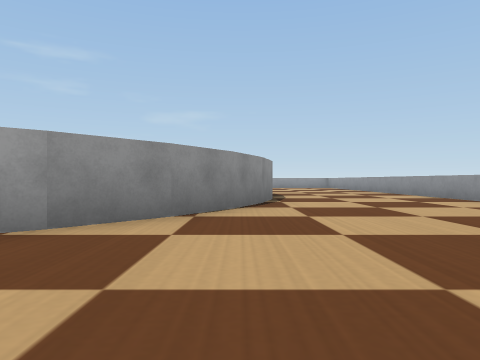
View 1 (above)

24 first-person views from a walk through a robot-simulator world made for Webots. The camera is 0.04 m above the floor, looks level and sees 70° across. The floor is counted in squares, 0.1 m on a side. Each view is taken from the middle of a square. On the plan, view 1 faces up. The plan holds only what a view shows up to about 9 squares ahead; the rest is blank. Robots are left out. Webots' stock objects and surfaces are drawn as simple stand-ins.

View 2
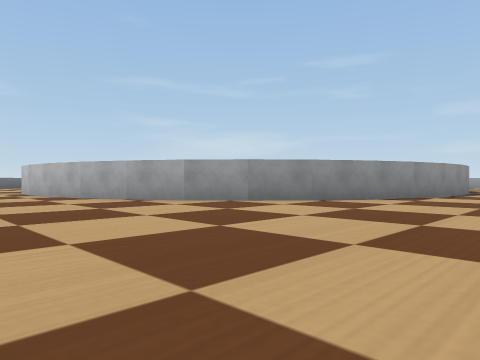

View 3
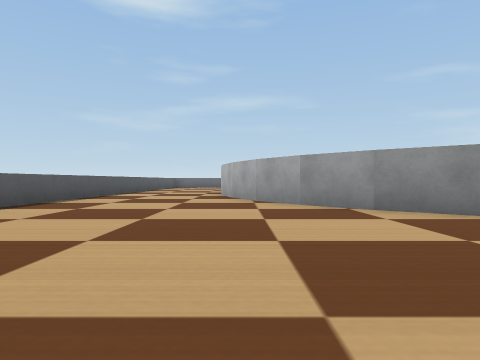

View 4
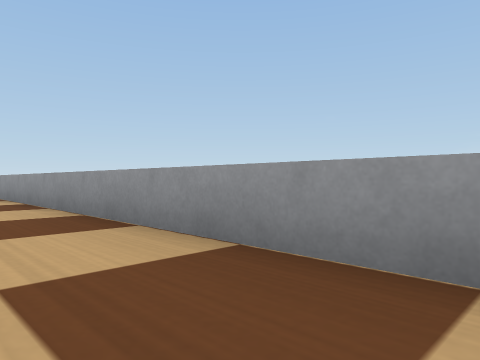

View 5
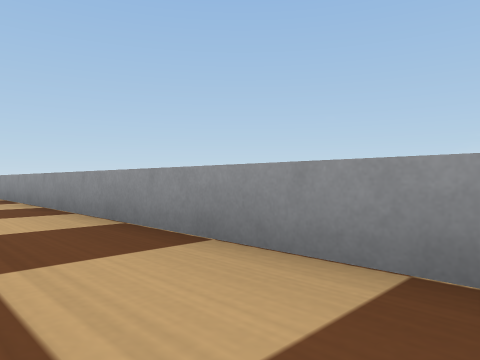

View 6
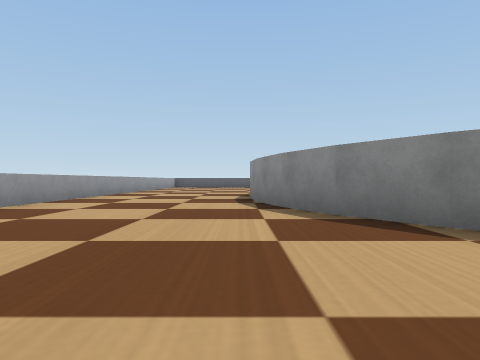

View 7
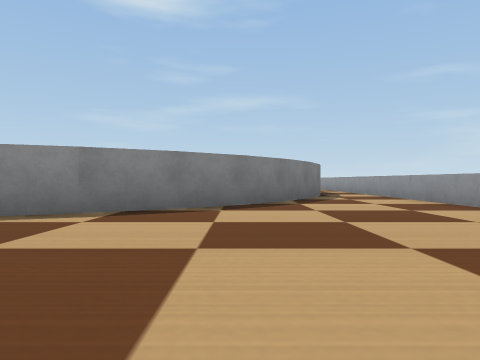

View 8
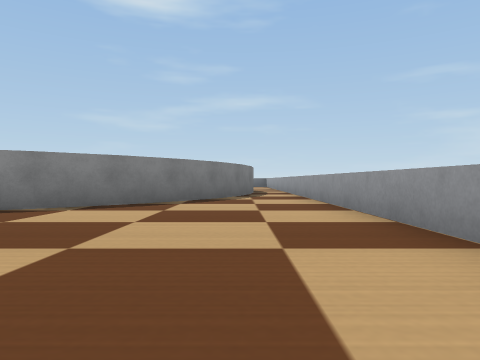

View 9
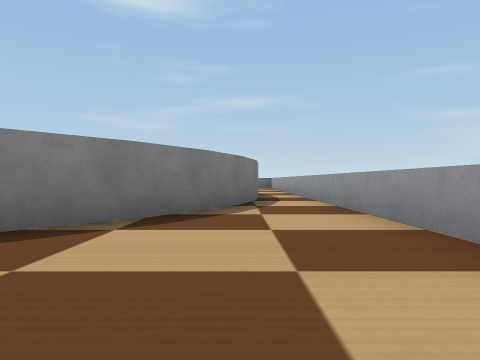

View 10
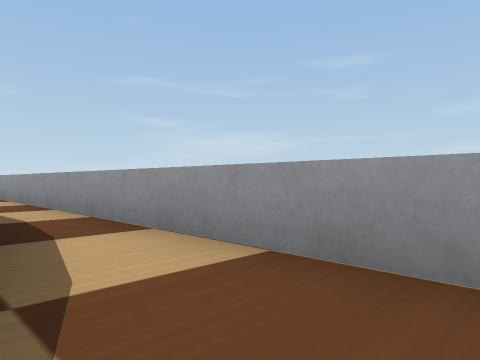

View 11
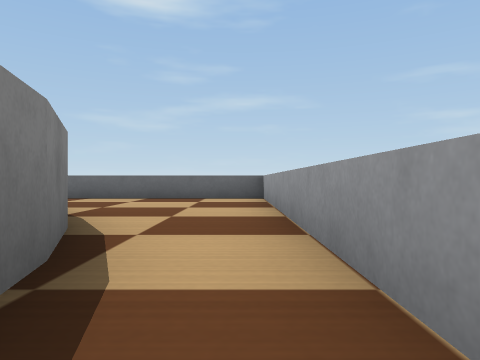

View 12
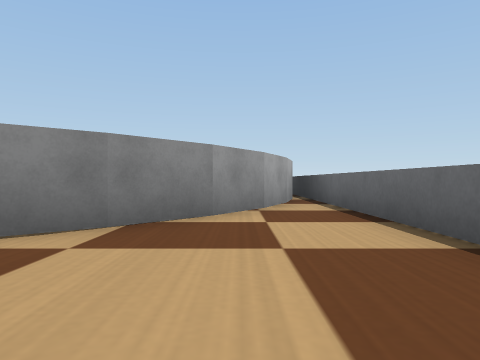

View 13
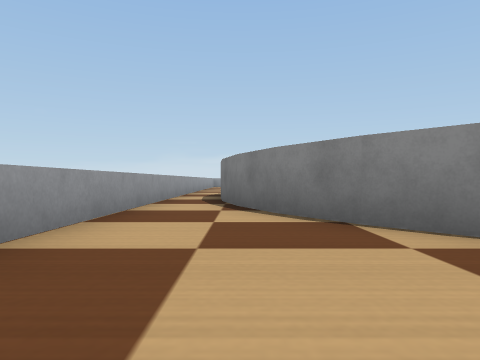

View 14
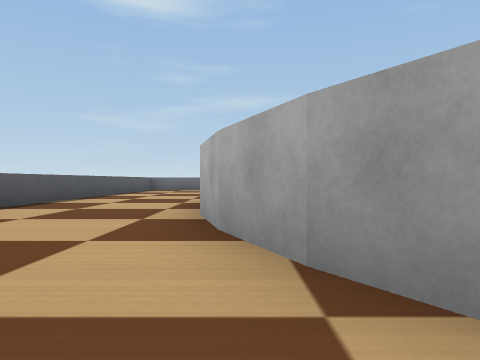

View 15
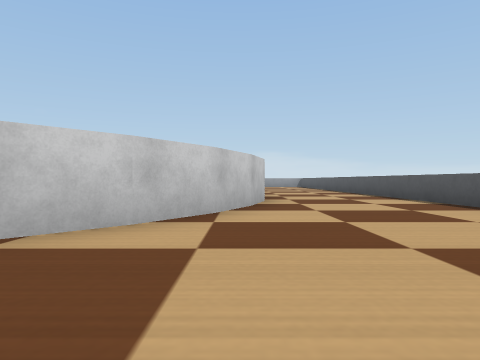

View 16
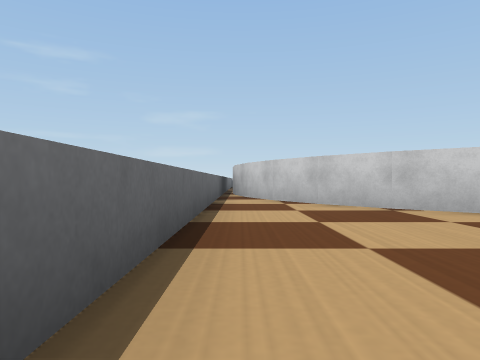

View 17
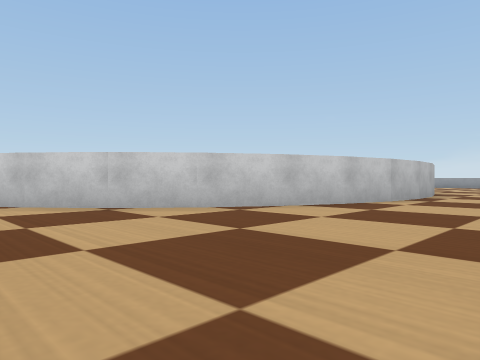

View 18
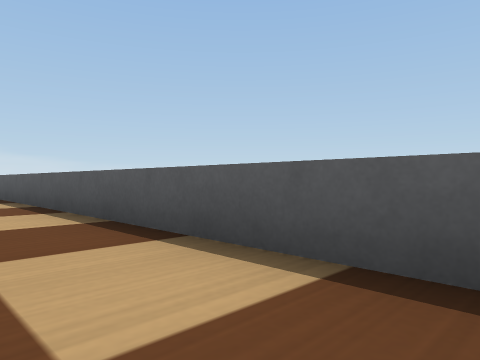

View 19
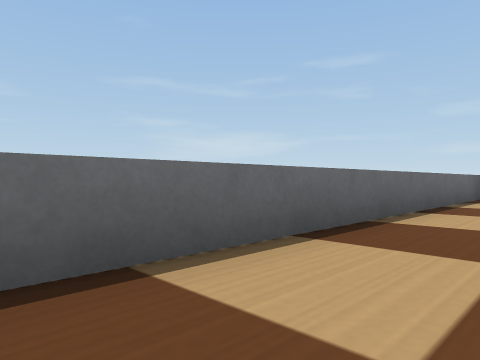

View 20
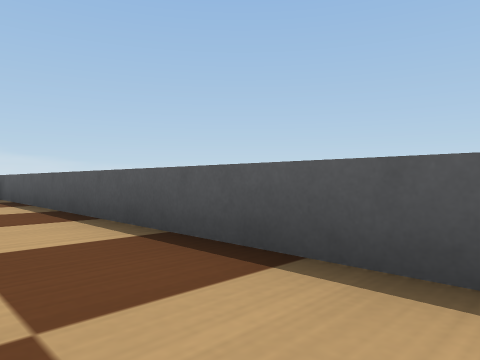

View 21
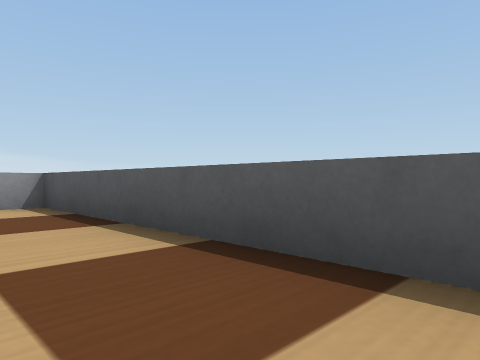

View 22
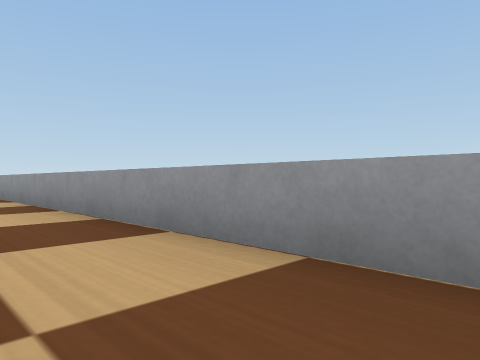

View 23
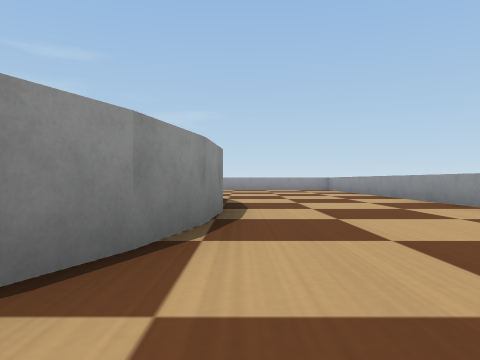

View 24
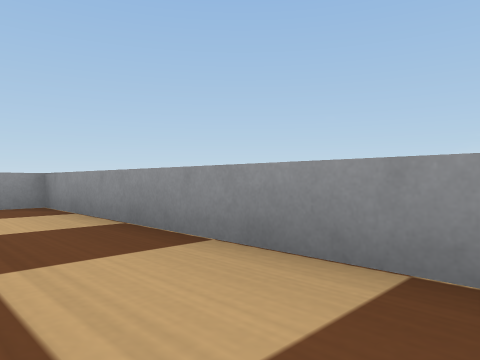

### Floor plan
Ten units are one square. View 1 is at (0, 0); x grows to the right and y downward. Boxes are objects, and circles mark ways between rooms. Rooms are numbered by the first view taken in them; rooms with no view inside come last. Other rooms are left out.
<svg viewBox="-160 -180 210 210">
<path fill="none" stroke="#000" d="M-7 -38 -16 -27M0 -49 -8 -37M-15 -28 -25 -19M4 -60 -1 -47M-24 -20 -36 -13M7 -72 4 -58M-35 -14 -48 -8M8 -85 7 -71M-47 -9 -60 -5M7 -97 8 -83M-59 -5 -72 -4 -86 -5M4 -110 7 -96M-1 -121 4 -108M-85 -5 -98 -8M-8 -132 -1 -120M-97 -8 -109 -13M-108 -13 -120 -20M-26 -150 -16 -141 -7 -131M-119 -20 -130 -29M-128 -27 -137 -37 -144 -49M-48 -161 -36 -156 -24 -149M19 -175 -105 -175M-59 -163 -47 -160M-143 -47 -148 -60M-72 -164 -62 -164M-97 -160 -85 -163 -76 -164M-155 -69 -155 18M-109 -156 -96 -161M-148 25 45 25 45 -175 39 -175M-137 -131 -129 -141 -119 -150M-119 -149 -108 -156M-144 -121 -136 -132M-149 -108 -143 -121M-105 -175 -155 -175 -155 -101"/>
<circle cx="-100" cy="-170" r="3" fill="#2a7"/>
<text x="0" y="-40">1</text>
<text x="-140" y="-150">2</text>
</svg>
Room 1 opens to room 2.

Where each view was taken, in squares from view 1:
view 1: 0 up, 0 right, facing up
view 2: 2 down, 3 right, facing up-left
view 3: 1 up, 3 right, facing left
view 4: 1 up, 3 right, facing up-right
view 5: 7 up, 3 right, facing up-right
view 6: 16 up, 1 right, facing down
view 7: 14 up, 4 right, facing left
view 8: 16 up, 4 right, facing left
view 9: 16 up, 1 right, facing left
view 10: 16 up, 3 left, facing up-left
view 11: 17 up, 8 left, facing left
view 12: 17 up, 14 left, facing down
view 13: 16 up, 15 left, facing right
view 14: 1 up, 2 left, facing left
view 15: 1 up, 15 left, facing right
view 16: 2 down, 15 left, facing up
view 17: 2 down, 15 left, facing up-right
view 18: 1 down, 15 left, facing down-right
view 19: 2 down, 14 left, facing up-left
view 20: 1 down, 4 left, facing down-right
view 21: 1 down, 1 left, facing down-right
view 22: 1 down, 3 right, facing up-right
view 23: 4 up, 1 right, facing up
view 24: 12 up, 3 right, facing up-right
